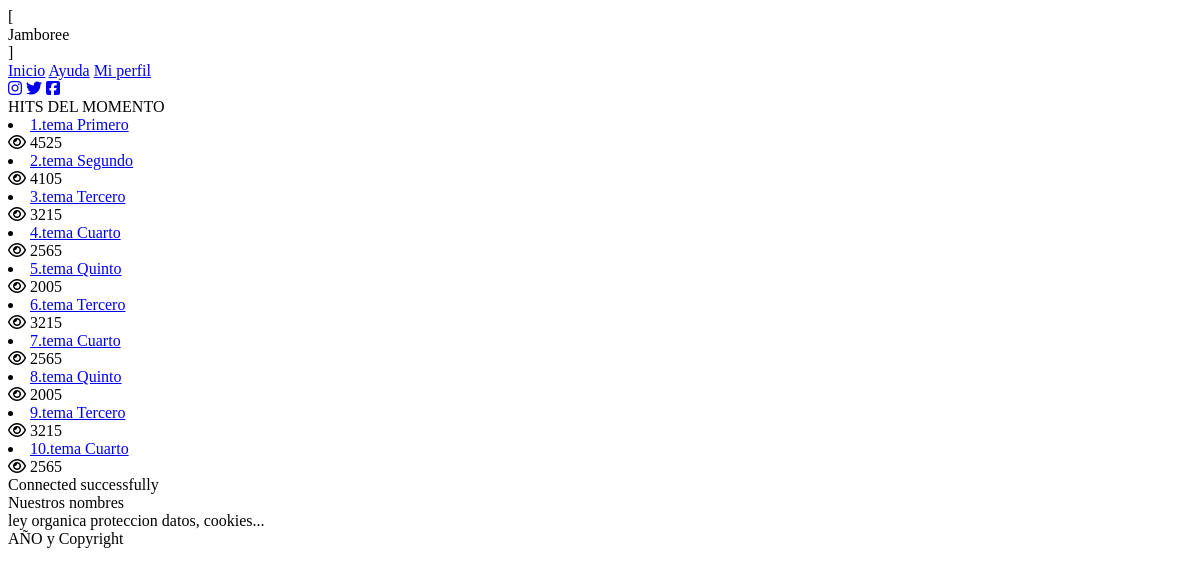
The page /src/foro/fororeal.php on the database as committed earlier.
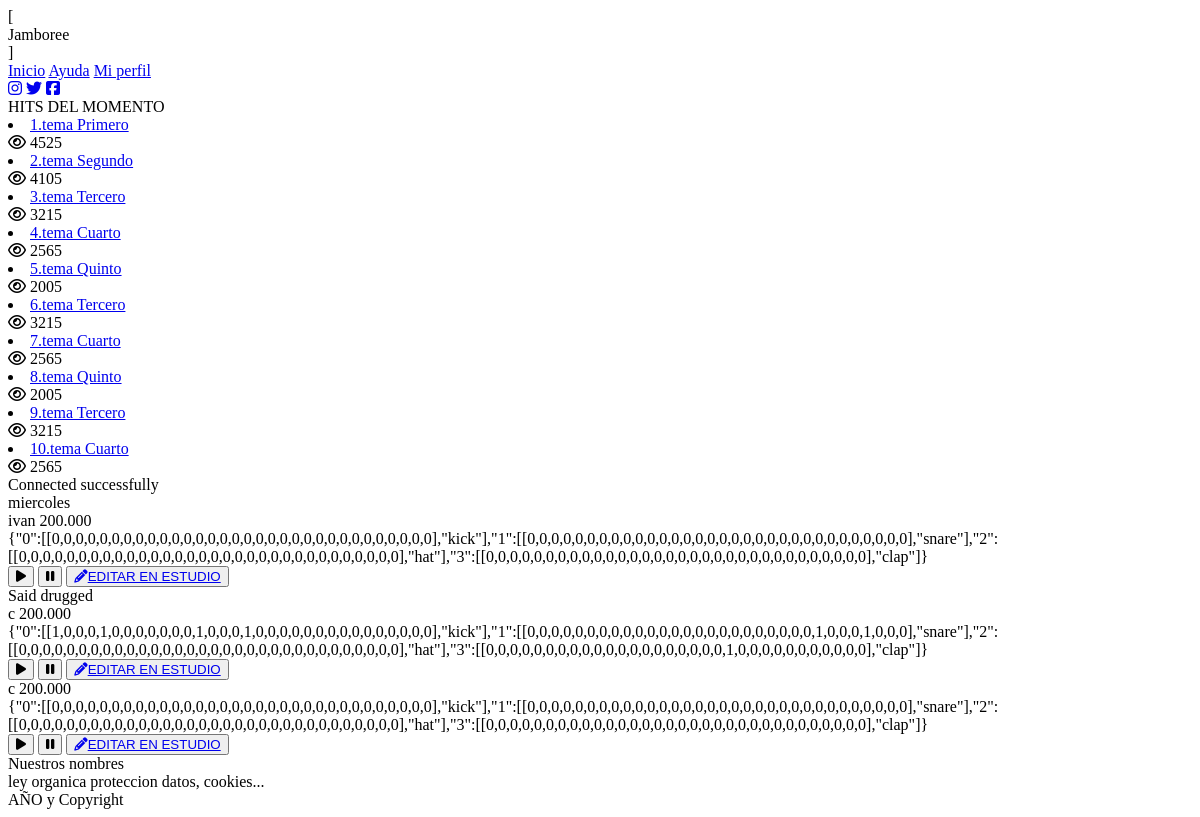
The same page on the database as committed later.
### tables this page shows
CREATE TABLE `canciones` (
  `id_Cancion` int(11) NOT NULL,
  `track` longtext DEFAULT NULL,
  `etiquetas` varchar(25) DEFAULT NULL,
  `username` varchar(30) DEFAULT NULL,
  `nombre` varchar(15) DEFAULT NULL,
  `publica` tinyint(4) DEFAULT NULL,
  `escuchas` int(11) DEFAULT NULL
);

### src/foro/listadoCanciones.php (the view)
<?php
function listar($resultado){
    while ($row = mysqli_fetch_array($resultado, MYSQLI_ASSOC)) {
        echo
        '<article class="tema grow">
            <header class="header-tema">
            ' . $row['nombre'] .'
                </header>
                <span class="autor">' . $row['username'].'</span> <span>200.000</span>
                <div class="cancion"> ' . $row['track'].'</div>
                <button class="play"><i class="fas fa-play"></i></i></button></button>
                <button class="pause"><i class="fas fa-pause"></i></i></button></button>
                <button class="edit">
                    <a href="../estudio/estudio.js"><i class="fas fa-pencil-alt"></i>EDITAR EN ESTUDIO</a>
                </button>
            </article>';
    }
}

### src/foro/fororeal.php (shortened to what this page needs)
<!DOCTYPE html>
<html lang="es">
<head>
    <link rel="stylesheet/less" href="styleForo.less">
</head>
<body>
    <div class="main">
        <header class="header">
            <div class="animation-header">
                <div class="lft">[</div>
                Jamboree
                <div class="rght">]</div>
            </div>
            <div class="nav">
                <a href="../main/main.php">Inicio</a>
                <a href="../ayuda.html">Ayuda</a>
                <a href="../perfil.html">Mi perfil</a>
            </div>
            <div class="social">
                <a href="#"><i class="fab fa-instagram"></i></a>
                <a href="#"><i class="fab fa-twitter"></i></a>
                <a href="#"><i class="fab fa-facebook-square"></i></a>
            </div>
        </header>
        <div class="sidebar">
            <div class="most-visited">
                <span>HITS DEL MOMENTO</span>
                <li>
                    <a href="#"><span class=par>1.</span>tema Primero</a><br>
                    <span><i class="far fa-eye"></i> 4525</span>
                </li>
                <li>
                    <a href="#"><span class=par>2.</span>tema Segundo</a><br>
                    <span><i class="far fa-eye"></i> 4105</span>
                </li>
                <li>
                    <a href="#"><span class=par>3.</span>tema Tercero</a><br>
                    <span><i class="far fa-eye"></i> 3215</span>
                </li>
                <li>
                    <a href="#"><span class=par>4.</span>tema Cuarto</a><br>
                    <span><i class="far fa-eye"></i> 2565</span>
                </li>
                <li>
                    <a href="#"><span class=par>5.</span>tema Quinto</a><br>
                    <span><i class="far fa-eye"></i> 2005</span>
                </li>
                <li>
                    <a href="#"><span class=par>6.</span>tema Tercero</a><br>
                    <span><i class="far fa-eye"></i> 3215</span>
                </li>
                <li>
                    <a href="#"><span class=par>7.</span>tema Cuarto</a><br>
                    <span><i class="far fa-eye"></i> 2565</span>
                </li>
                <li>
                    <a href="#"><span class=par>8.</span>tema Quinto</a><br>
                    <span><i class="far fa-eye"></i> 2005</span>
                </li>
                <li>
                    <a href="#"><span class=par>9.</span>tema Tercero</a><br>
                    <span><i class="far fa-eye"></i> 3215</span>
                </li>
                <li>
                    <a href="#"><span class=par>10.</span>tema Cuarto</a><br>
                    <span><i class="far fa-eye"></i> 2565</span>
                </li>
            </div>
        </div>
        <section class="noticias">
            <?php
            include("listadoCanciones.php");
            include("db.php");
            $leer = mysqli_query($conexion, 'select * from canciones');
            listar($leer);
            ?>
        </section>
    </div>
    <footer>
        <div class="contactos">Nuestros nombres</div>
        <div class="lopd">ley organica proteccion datos, cookies...</div>
        <div class="year">AÑO y Copyright</div>
    </footer>
</body>
</html>

### src/foro/db.php (shortened to what this page needs)
<?php
  echo "Connected successfully";
?>

Rows that differ between the two databases and show on the page:
added canciones: nombre "miercoles", username "ivan", track "{\"0\":[[0,0,0,0,0,0,0,0,0,0,0,0,0,0,0,0,0,0,0,0,0,0,0,0,0,0,0,0,0,0,0,0],\"kick\"],\"1\":[[0,0,0,0,0,0,0,0,0,0,0,0,0,0,0,0,0,0,0,0,0,0,0,0,0,0,0,0,0,0,0,0],\"snare\"],\"2\":[[0,0,0,0,0,0,0,0,0,0,0,0,0,0,0,0,0,0,0,0,0,0,0,0,0,0,0,0,0,0,0,0],\"hat\"],\"3\":[[0,0,0,0,0,0,0,0,0,0,0,0,0,0,0,0,0,0,0,0,0,0,0,0,0,0,0,0,0,0,0,0],\"clap\"]}"
added canciones: nombre "Said drugged", username "c", track "{\"0\":[[1,0,0,0,1,0,0,0,0,0,0,0,1,0,0,0,1,0,0,0,0,0,0,0,0,0,0,0,0,0,0,0],\"kick\"],\"1\":[[0,0,0,0,0,0,0,0,0,0,0,0,0,0,0,0,0,0,0,0,0,0,0,0,1,0,0,0,1,0,0,0],\"snare\"],\"2\":[[0,0,0,0,0,0,0,0,0,0,0,0,0,0,0,0,0,0,0,0,0,0,0,0,0,0,0,0,0,0,0,0],\"hat\"],\"3\":[[0,0,0,0,0,0,0,0,0,0,0,0,0,0,0,0,0,0,0,0,1,0,0,0,0,0,0,0,0,0,0,0],\"clap\"]}"
added canciones: username "c", track "{\"0\":[[0,0,0,0,0,0,0,0,0,0,0,0,0,0,0,0,0,0,0,0,0,0,0,0,0,0,0,0,0,0,0,0],\"kick\"],\"1\":[[0,0,0,0,0,0,0,0,0,0,0,0,0,0,0,0,0,0,0,0,0,0,0,0,0,0,0,0,0,0,0,0],\"snare\"],\"2\":[[0,0,0,0,0,0,0,0,0,0,0,0,0,0,0,0,0,0,0,0,0,0,0,0,0,0,0,0,0,0,0,0],\"hat\"],\"3\":[[0,0,0,0,0,0,0,0,0,0,0,0,0,0,0,0,0,0,0,0,0,0,0,0,0,0,0,0,0,0,0,0],\"clap\"]}"
